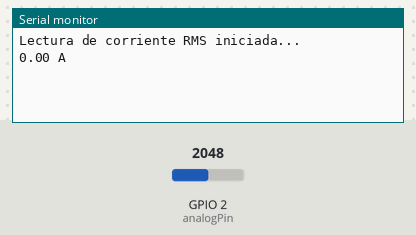
This sketch was run on a simulated Seeed XIAO ESP32-C3. Parts: the last lines printed to the serial monitor. The inputs (shaded band) are chosen by the test bench; at power-on: GPIO 2 (analogPin) = 2048.

Above: at 2.2 s.
2.3 s: GPIO 2 (analogPin) set to 2866
At 3.1 s:
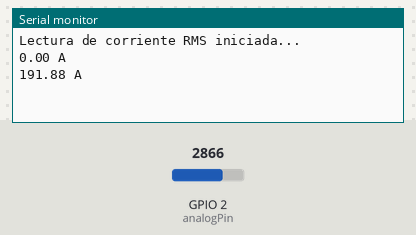
3.8 s: GPIO 2 (analogPin) set to 3603
At 4.5 s:
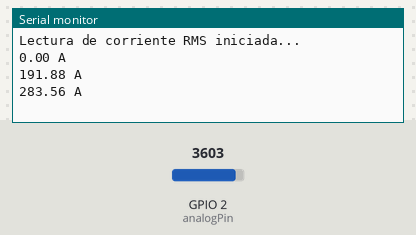
Timing chart, 0 to 6.8 s (numbered marks = the images above; inputs shaded):
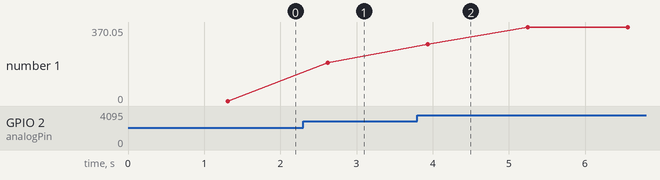

The sketch:

test_sensor_corriente.ino
```cpp
// Lectura de sensor de corriente no invasivo SEN-11005 (SCT-013-030)
// Corriente máxima: 30A RMS -> 1V RMS
// Alejandro Araiza Escamilla - Versión Arduino IDE

const int analogPin = A0;       // Pin analógico (D0 en la XIAO ESP32C3)
const float VREF = 3.3;         // Voltaje de referencia del ADC
const int ADC_RES = 4095;       // Resolución de 12 bits (0-4095)
const float OFFSET = VREF / 2;  // 1.65 V - centro de la señal
const float CURRENT_FACTOR = 300.0; // 1V RMS = 30A RMS
const float CLIP_MIN = 6.0;     // Dead-zone: corrientes < 6A se van a 0

float getCurrentRMS(int samples) {
  double sumSq = 0;
  for (int i = 0; i < samples; i++) {
    int adcValue = analogRead(analogPin);
    float voltage = (adcValue * VREF) / ADC_RES;
    float centered = voltage - OFFSET;
    sumSq += centered * centered;
    delayMicroseconds(200); // ~5 kHz de muestreo
  }
  float meanSq = sumSq / samples;
  float vRMS = sqrt(meanSq);
  float currentRMS = vRMS * CURRENT_FACTOR;

  // --- Aplicar dead-zone: valores < 6A → 0, valores > 6A → proporcionales ---
  if (currentRMS < CLIP_MIN) {
    currentRMS = 0;
  } else {
    currentRMS = currentRMS - CLIP_MIN;
  }

  return currentRMS;
}

void setup() {
  Serial.begin(115200);
  delay(1000);
  Serial.println("Lectura de corriente RMS iniciada...");
}

void loop() {
  float current = getCurrentRMS(1000);
  Serial.print(current, 2);
  Serial.println(" A");
  delay(1000);
}
```

Measured:
- after the input at 2.3 s, the serial monitor: prints a new line after 0.32 s (image 1)
- after the input at 3.8 s, the serial monitor: prints a new line after 0.14 s (image 2)
- plotted number 1: 0 → 191.88 after the input at 2.3 s, 191.88 → 370.05 after the input at 3.8 s
